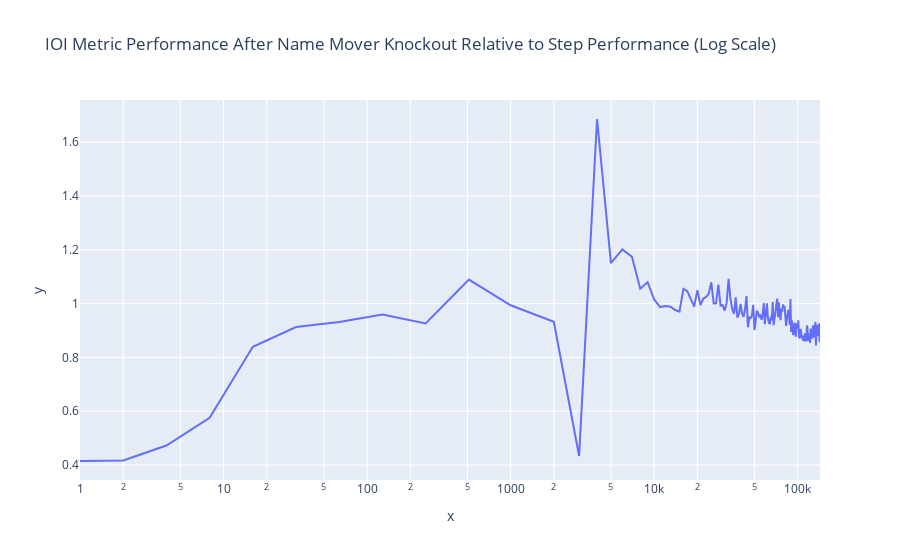

Notebook code cell kept with this figure:
### Markdown cell above
### Name Mover Performance

### Code cell
line(torch.stack(knockout_drops['name-movers']).cpu(), title="IOI Metric Performance After Name Mover Knockout Relative to Step Performance (Log Scale)", x=ckpts, log_x=True)

### Figure 1 — Plotly figure (JSON) as saved in the notebook; plotly's stock layout.template omitted (floating-point values rounded to 4 significant figures; data arrays with more than 128 entries replaced by an {"elided": "..."} marker saying what was removed)
{"data": [{"hovertemplate": "x=%{x}<br>y=%{y}<extra></extra>", "legendgroup": "", "line": {"color": "#636efa", "dash": "solid"}, "marker": {"symbol": "circle"}, "mode": "lines", "name": "", "orientation": "v", "showlegend": false, "type": "scatter", "x": {"elided": "153 int values"}, "xaxis": "x", "y": {"elided": "153 float values"}, "yaxis": "y"}], "layout": {"legend": {"tracegroupgap": 0}, "title": {"text": "IOI Metric Performance After Name Mover Knockout Relative to Step Performance (Log Scale)"}, "xaxis": {"anchor": "y", "domain": [0, 1], "title": {"text": "x"}, "type": "log"}, "yaxis": {"anchor": "x", "domain": [0, 1], "title": {"text": "y"}}}}
